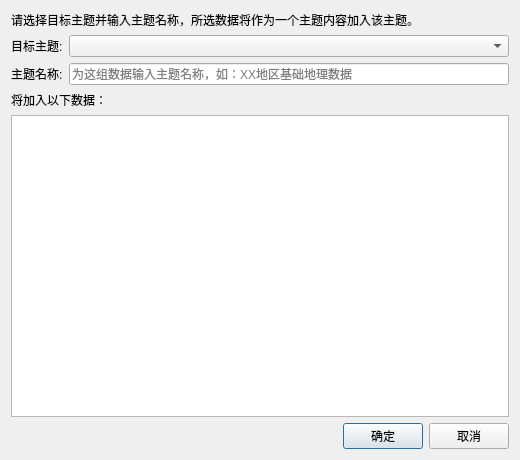
<?xml version="1.0" encoding="UTF-8"?>
<ui version="4.0">
 <class>ThemeAssignDialog</class>
 <widget class="QDialog" name="ThemeAssignDialog">
  <property name="geometry">
   <rect>
    <x>0</x>
    <y>0</y>
    <width>520</width>
    <height>460</height>
   </rect>
  </property>
  <property name="windowTitle">
   <string>添加到主题</string>
  </property>
  <layout class="QVBoxLayout" name="mainLayout">
   <item>
    <widget class="QLabel" name="mHintLabel">
     <property name="text">
      <string>请选择目标主题并输入主题名称，所选数据将作为一个主题内容加入该主题。</string>
     </property>
     <property name="wordWrap">
      <bool>true</bool>
     </property>
    </widget>
   </item>
   <item>
    <layout class="QFormLayout" name="formLayout">
     <item row="0" column="0">
      <widget class="QLabel" name="themeLabel">
       <property name="text">
        <string>目标主题:</string>
       </property>
      </widget>
     </item>
     <item row="0" column="1">
      <widget class="QComboBox" name="mThemeCombo"/>
     </item>
     <item row="1" column="0">
      <widget class="QLabel" name="contentNameLabel">
       <property name="text">
        <string>主题名称:</string>
       </property>
      </widget>
     </item>
     <item row="1" column="1">
      <widget class="QLineEdit" name="mContentNameEdit">
       <property name="placeholderText">
        <string>为这组数据输入主题名称，如：XX地区基础地理数据</string>
       </property>
      </widget>
     </item>
    </layout>
   </item>
   <item>
    <widget class="QLabel" name="mDataCountLabel">
     <property name="text">
      <string>将加入以下数据：</string>
     </property>
    </widget>
   </item>
   <item>
    <widget class="QListWidget" name="mDataList">
     <property name="font">
      <font>
       <family>微软雅黑</family>
       <pointsize>9</pointsize>
      </font>
     </property>
     <property name="selectionMode">
      <enum>QAbstractItemView::NoSelection</enum>
     </property>
    </widget>
   </item>
   <item>
    <layout class="QHBoxLayout" name="btnLayout">
     <item>
      <spacer name="horizontalSpacer1">
       <property name="orientation">
        <enum>Qt::Horizontal</enum>
       </property>
       <property name="sizeHint" stdset="0">
        <size>
         <width>40</width>
         <height>20</height>
        </size>
       </property>
      </spacer>
     </item>
     <item>
      <widget class="QPushButton" name="mOkBtn">
       <property name="text">
        <string>确定</string>
       </property>
       <property name="default">
        <bool>true</bool>
       </property>
      </widget>
     </item>
     <item>
      <widget class="QPushButton" name="mCancelBtn">
       <property name="text">
        <string>取消</string>
       </property>
      </widget>
     </item>
    </layout>
   </item>
  </layout>
 </widget>
 <resources/>
 <connections/>
</ui>
